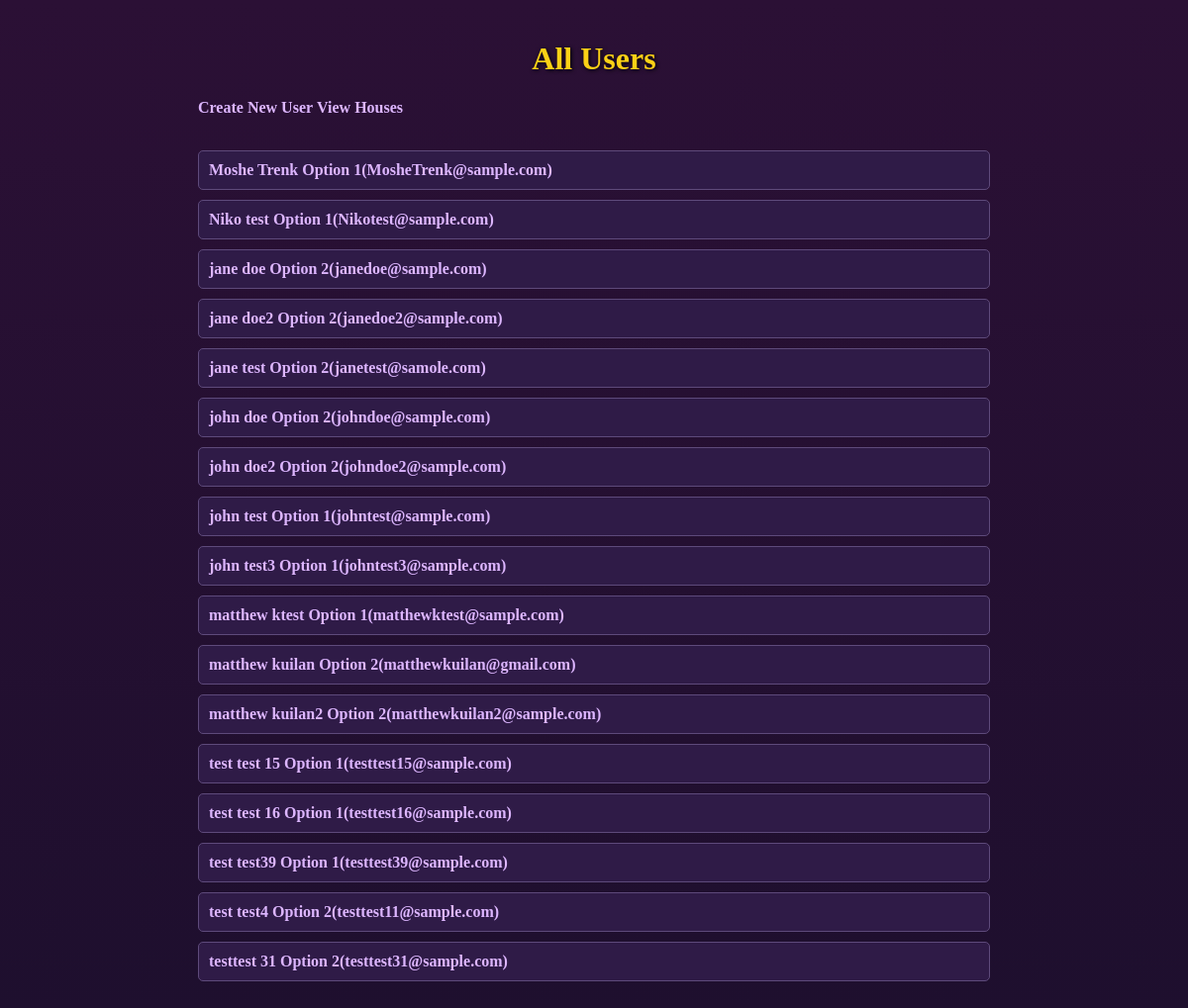
Screenshot of /users with the database file from the repository.
### Sql-alch-test/models.py (models this page shows)
class User(db.Model):
    id: Mapped[int] = mapped_column(primary_key=True)
    username: Mapped[str] = mapped_column(unique=True)
    email: Mapped[str] = mapped_column(unique=True)
    choice: Mapped[str] =  mapped_column()
    wallet_choice: Mapped[str] = mapped_column(nullable=True)
    bully_choice: Mapped[str] = mapped_column(nullable=True)
    challenge_choice: Mapped[str] = mapped_column(nullable=True)
    game_choice: Mapped[str] = mapped_column(nullable=True)
    motivation_choice: Mapped[str] = mapped_column(nullable=True)
    house: Mapped[str] = mapped_column(nullable=True)

### Sql-alch-test/app.py (the view)
@app.route("/users")
def user_list():
    users = db.session.execute(db.select(User).order_by(User.username)).scalars()
    return render_template('user/list.html', users=users)

### Sql-alch-test/templates/user/list.html (shortened to what this page needs)
<!DOCTYPE html>
<html lang="en">
<head>
</head>
<body>
    <h1>All Users</h1>
    <a href="{{ url_for('create_user') }}">Create New User</a>
    <a href="{{ url_for('houses') }}">View Houses</a>
    <br><br>
    {% if users %}
        <ul>
        {% for user in users %}
            <li>
                <a href="{{ url_for('user_detail', id=user.id) }}">
                    {{ user.username }} {{user.choice}}({{ user.email }})
                </a>
            </li>
        {% endfor %}
        </ul>
    {% else %}
        <p>No users found.</p>
    {% endif %}
</body>
</html>

### Sql-alch-test/templates/user/list.html (style rules this page uses)
body { font-family: 'Georgia', serif; background: linear-gradient(to bottom, #2b1035, #1e0f2e); color: #f5f5f5; max-width: 800px; margin: 0 auto; padding: 20px; }
h1 { color: #fcd116; text-shadow: 1px 1px 4px black; text-align: center; }
a { color: #ddb6ff; text-decoration: none; font-weight: bold; }
ul { list-style-type: none; padding: 0; }
li { background-color: #2f1b47; padding: 10px; margin-bottom: 10px; border: 1px solid #5e4a7b; border-radius: 5px; }

### rows the page displays
User: username "Moshe Trenk", choice "Option 1", email "MosheTrenk@sample.com"
User: username "Niko test", choice "Option 1", email "Nikotest@sample.com"
User: username "jane doe", choice "Option 2", email "janedoe@sample.com"
User: username "jane doe2", choice "Option 2", email "janedoe2@sample.com"
User: username "jane test", choice "Option 2", email "janetest@samole.com"
User: username "john doe", choice "Option 2", email "johndoe@sample.com"
User: username "john doe2", choice "Option 2", email "johndoe2@sample.com"
User: username "john test", choice "Option 1", email "johntest@sample.com"
User: username "john test3", choice "Option 1", email "johntest3@sample.com"
User: username "matthew ktest", choice "Option 1", email "matthewktest@sample.com"
User: username "matthew kuilan", choice "Option 2", email "matthewkuilan@gmail.com"
User: username "matthew kuilan2", choice "Option 2", email "matthewkuilan2@sample.com"
User: username "test test 15", choice "Option 1", email "testtest15@sample.com"
User: username "test test 16", choice "Option 1", email "testtest16@sample.com"
User: username "test test39", choice "Option 1", email "testtest39@sample.com"
User: username "test test4", choice "Option 2", email "testtest11@sample.com"
User: username "testtest 31", choice "Option 2", email "testtest31@sample.com"
